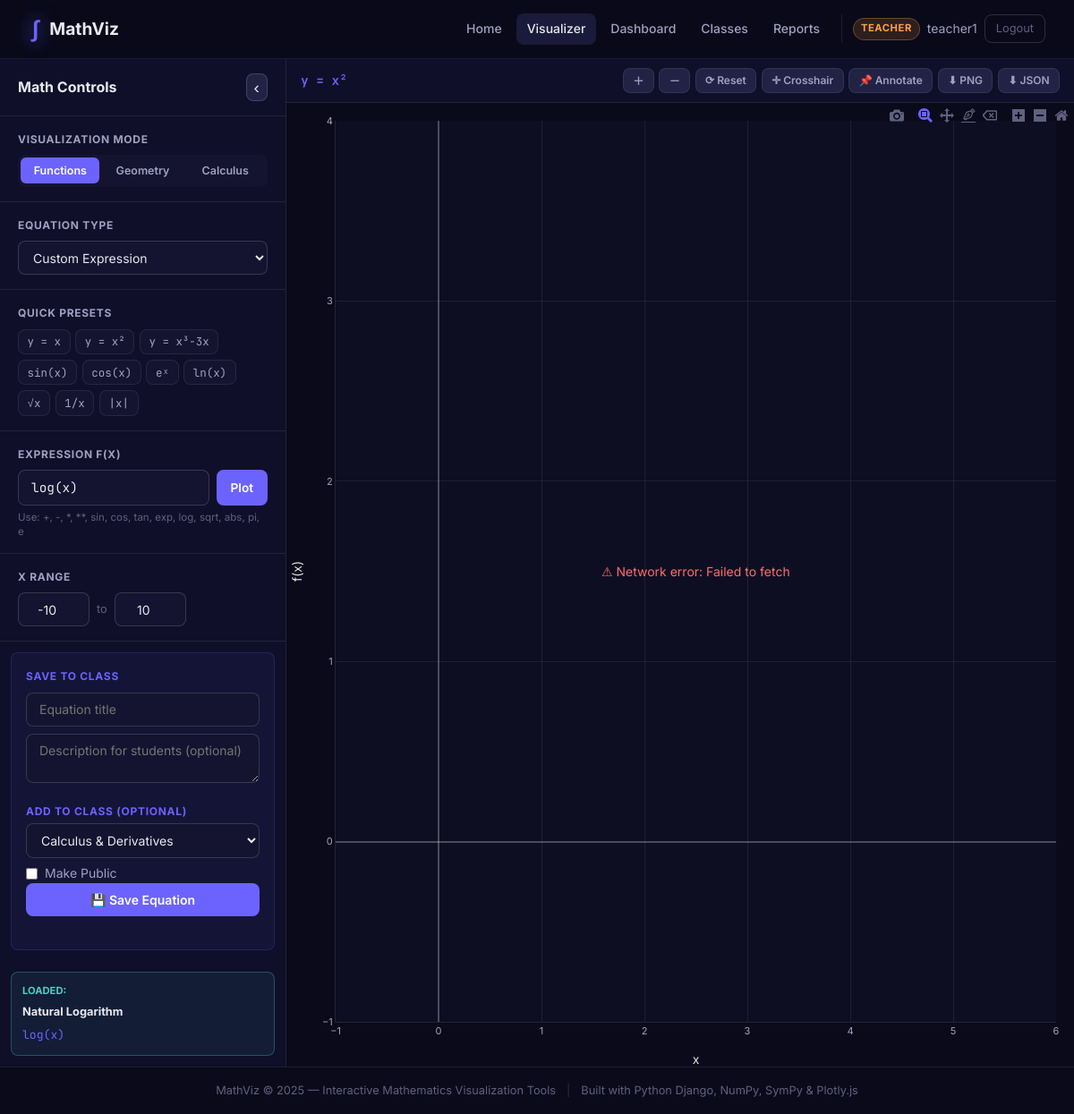
The page /visualizer/?eq=11 (signed in) on the database its author committed.
### accounts/models.py (models this page shows, shortened)
class CustomUser(AbstractUser):
    role = models.CharField(max_length=10, choices=ROLE_CHOICES, default='student')
    bio = models.TextField(blank=True)
    created_at = models.DateTimeField(auto_now_add=True)
    def is_teacher(self):
        return self.role == 'teacher' or self.is_superuser

### visualizer/models.py (models this page shows, shortened)
class Equation(models.Model):
    user = models.ForeignKey(CustomUser, on_delete=models.CASCADE, related_name='equations')
    classroom = models.ForeignKey(
        Classroom, on_delete=models.SET_NULL, null=True, blank=True, related_name='equations'
    )
    title = models.CharField(max_length=200)
    equation_type = models.CharField(max_length=20, choices=EQUATION_TYPES, default='custom')
    expression = models.TextField()
    description = models.TextField(blank=True)
    is_public = models.BooleanField(default=False)
    created_at = models.DateTimeField(auto_now_add=True)
    updated_at = models.DateTimeField(auto_now=True)
    class Meta:
        ordering = ['-created_at']

### visualizer/views.py (the view)
# urls.py: path('visualizer/', views.visualizer_page, name='visualizer'),
def visualizer_page(request):
    eq_id = request.GET.get('eq')
    class_id = request.GET.get('class')
    loaded_equation = None
    current_classroom = None
    if eq_id:
        try:
            eq = get_object_or_404(Equation, id=eq_id)
            can_view = eq.is_public
            if request.user.is_authenticated:
                if eq.user == request.user:
                    can_view = True
                elif eq.classroom:
                    is_teacher = (eq.classroom.teacher == request.user) or request.user.is_admin_user()
                    is_member = eq.classroom.memberships.filter(student=request.user).exists()
                    can_view = is_teacher or is_member
            if can_view:
                loaded_equation = eq
                current_classroom = eq.classroom
        except Exception:
            pass
    if class_id and not current_classroom and request.user.is_authenticated:
        try:
            current_classroom = Classroom.objects.get(id=class_id)
        except Classroom.DoesNotExist:
            pass
    teacher_classes = []
    if request.user.is_authenticated and (request.user.is_teacher() or request.user.is_admin_user()):
        teacher_classes = list(Classroom.objects.filter(teacher=request.user).values('id', 'name'))
    context = {
        'loaded_equation': loaded_equation,
        'current_classroom': current_classroom,
        'teacher_classes': teacher_classes,
    }
    return render(request, 'visualizer/visualizer.html', context)

### templates/visualizer/visualizer.html (shortened to what this page needs)
{% extends 'base.html' %}
{% load static %}
{% block body_class %}visualizer-page{% endblock %}
{% block content %}
<div class="viz-layout">
    <aside class="viz-panel" id="vizPanel">
        <div class="panel-header">
            <h2 class="panel-title">Math Controls</h2>
            <button class="panel-toggle" id="panelToggle" title="Collapse panel">&#8249;</button>
        </div>
        <div class="control-section">
            <label class="control-label">Visualization Mode</label>
            <div class="mode-tabs">
                <button class="mode-tab active" data-mode="function">Functions</button>
                <button class="mode-tab" data-mode="geometry">Geometry</button>
                <button class="mode-tab" data-mode="calculus">Calculus</button>
            </div>
        </div>
        <div class="mode-content" id="mode-function">
            <div class="control-section">
                <label class="control-label">Equation Type</label>
                <select id="eqType" class="control-select">
                    <option value="custom">Custom Expression</option>
                </select>
            </div>
            <div class="control-section" id="presetExprSection">
                <label class="control-label">Quick Presets</label>
                <div class="preset-btns">
                    <button class="preset-btn" data-expr="x">y = x</button>
                    <button class="preset-btn" data-expr="x**2">y = x²</button>
                    <button class="preset-btn" data-expr="x**3 - 3*x">y = x³-3x</button>
                    <button class="preset-btn" data-expr="sin(x)">sin(x)</button>
                    <button class="preset-btn" data-expr="cos(x)">cos(x)</button>
                    <button class="preset-btn" data-expr="exp(x)">eˣ</button>
                    <button class="preset-btn" data-expr="log(x)">ln(x)</button>
                    <button class="preset-btn" data-expr="sqrt(x)">√x</button>
                    <button class="preset-btn" data-expr="1/x">1/x</button>
                    <button class="preset-btn" data-expr="abs(x)">|x|</button>
                </div>
            </div>
            <div class="control-section">
                <label class="control-label">Expression f(x)</label>
                <div class="expr-input-wrap">
                    <input type="text" id="exprInput" class="control-input expr-input"
                           value="x**2" placeholder="e.g. sin(x) + x**2" autocomplete="off">
                    <button class="btn-plot" id="plotBtn">Plot</button>
                </div>
                <div class="expr-hint">Use: +, -, *, **, sin, cos, tan, exp, log, sqrt, abs, pi, e</div>
            </div>
            <div class="control-section">
                <label class="control-label">X Range</label>
                <div class="range-row">
                    <input type="number" id="xMin" class="control-input sm" value="-10" step="1">
                    <span class="range-sep">to</span>
                    <input type="number" id="xMax" class="control-input sm" value="10" step="1">
                </div>
            </div>
        </div>
        {% if user.is_authenticated and user.is_teacher or user.is_authenticated and user.is_superuser %}
        <div class="control-section save-section" id="saveSection" style="display:none">
            <label class="control-label">Save to Class</label>
            <input type="text" id="saveTitle" class="control-input" placeholder="Equation title">
            <textarea id="saveDesc" class="control-input" rows="2" placeholder="Description for students (optional)"></textarea>
            {% if teacher_classes %}
            <div style="margin:.4rem 0">
                <label class="control-label" style="font-size:.75rem;margin-bottom:.25rem">Add to Class (optional)</label>
                <select id="saveClassId" class="control-select">
                    {% for cls in teacher_classes %}
                    <option value="{{ cls.id }}" {% if current_classroom and current_classroom.id == cls.id %}selected{% endif %}>{{ cls.name }}</option>
                    {% endfor %}
                </select>
            </div>
            {% else %}
            <input type="hidden" id="saveClassId" value="">
            {% endif %}
            <label class="check-item"><input type="checkbox" id="savePublic"> Make Public</label>
            <button class="btn-save" id="saveBtn">💾 Save Equation</button>
            <div id="saveMsg" class="save-msg"></div>
        </div>
        {% else %}
        <div class="control-section">
            <div class="login-prompt">
                <a href="{% url 'login' %}">Log in</a> or <a href="{% url 'register' %}">register</a> to save equations
            </div>
        </div>
        {% endif %}
        {% if loaded_equation %}
        <div class="loaded-eq-banner">
            <div class="loaded-eq-label">Loaded:</div>
            <strong>{{ loaded_equation.title }}</strong>
            <code>{{ loaded_equation.expression }}</code>
        </div>
        {% endif %}
    </aside>
    <div class="viz-main">
        <div class="graph-toolbar">
            <div class="graph-title" id="graphTitle">y = x²</div>
            <div class="toolbar-actions">
                <button class="tool-btn" id="zoomInBtn" title="Zoom in">＋</button>
                <button class="tool-btn" id="zoomOutBtn" title="Zoom out">－</button>
                <button class="tool-btn" id="resetZoomBtn" title="Reset zoom">⟳ Reset</button>
                <button class="tool-btn toggle-btn" id="crosshairBtn" title="Toggle crosshair">✛ Crosshair</button>
                <button class="tool-btn toggle-btn" id="annotateBtn" title="Click graph to pin coordinates">📌 Annotate</button>
                <button class="tool-btn" id="downloadBtn" title="Download PNG">⬇ PNG</button>
                {% if user.is_authenticated and user.is_teacher or user.is_superuser %}
                <button class="tool-btn" id="exportJsonBtn" title="Export JSON">⬇ JSON</button>
                {% endif %}
            </div>
        </div>
        <div id="mainChart" class="main-chart"></div>
    </div>
</div>
{% endblock %}

### templates/base.html (shortened to what this page needs)
<!DOCTYPE html>
<html lang="en">
<head>
    {% load static %}
    <link rel="stylesheet" href="{% static 'css/style.css' %}">
</head>
<body class="{% block body_class %}{% endblock %}">
<nav class="navbar">
    <a href="{% url 'home' %}" class="nav-brand">
        <span class="brand-icon">∫</span>
        <span class="brand-text">MathViz</span>
    </a>
    <div class="nav-links">
        <a href="{% url 'home' %}" class="nav-link {% if request.resolver_match.url_name == 'home' %}active{% endif %}">Home</a>
        <a href="{% url 'visualizer' %}" class="nav-link {% if request.resolver_match.url_name == 'visualizer' %}active{% endif %}">Visualizer</a>
        {% if user.is_authenticated %}
            <a href="{% url 'dashboard' %}" class="nav-link {% if request.resolver_match.url_name == 'dashboard' %}active{% endif %}">Dashboard</a>
            <a href="{% url 'classes_home' %}" class="nav-link {% if 'class' in request.resolver_match.url_name %}active{% endif %}">Classes</a>
            {% if user.is_teacher or user.is_superuser %}
                <a href="{% url 'reports' %}" class="nav-link {% if request.resolver_match.url_name == 'reports' %}active{% endif %}">Reports</a>
            {% endif %}
            <div class="nav-user">
                <span class="user-badge {{ user.role }}">{{ user.get_role_display }}</span>
                <span class="username">{{ user.username }}</span>
                <a href="{% url 'logout' %}" class="btn-logout">Logout</a>
            </div>
        {% else %}
            <a href="{% url 'login' %}" class="nav-link">Login</a>
            <a href="{% url 'register' %}" class="btn-register">Get Started</a>
        {% endif %}
    </div>
</nav>
<main class="main-content">
    {% block content %}{% endblock %}
</main>
<footer class="footer">
    <div class="footer-inner">
        <span>MathViz &copy; 2025 — Interactive Mathematics Visualization Tools</span>
        <span class="footer-sep">|</span>
        <span>Built with Python Django, NumPy, SymPy &amp; Plotly.js</span>
    </div>
</footer>
</body>
</html>

### rows shown on the page
CustomUser: role "TEACHER", username "teacher1"
Equation: title "Natural Logarithm", expression "log(x)"

### other values the page prints
form field value "Calculus & Derivatives"
